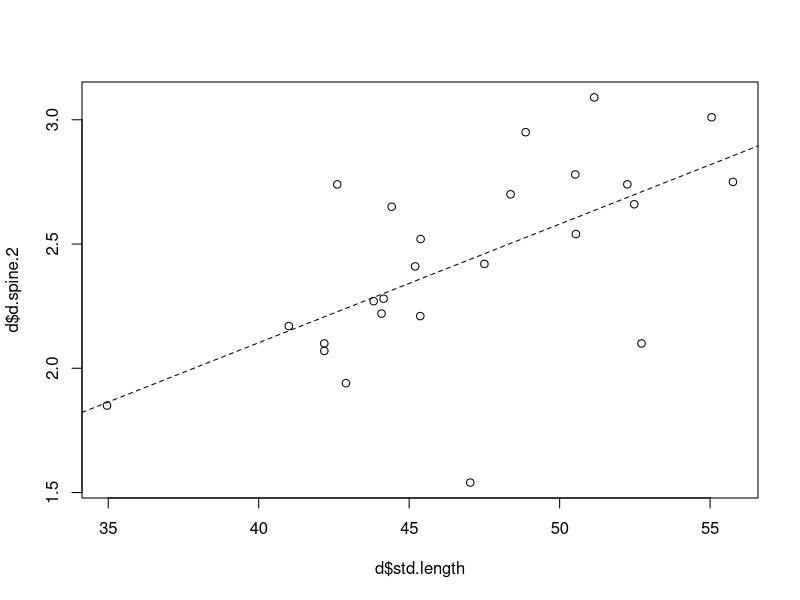

Write R code to recreate this figure. (Note: this script raises an error after producing the figure.)
## Experiment 1 - PAXB eggs injected with 5.6 kb MSX2A BAC fragment and lens GFP marker

library(ggplot2)
d <- read.csv("transient_experiment_1.csv", header=TRUE)


## Embryos were initially sorted based on whether or not fluorescence was observed in at least one eye.
## Different groups (uninjected, injected but not fluorescent, and transgenic/fluorescent) were raised in different tanks.
## GFP fluorescence in the lens was checked again in adults at time of measurement.
## Measurement were made for dorsal spine 1, dorsal spine 2, dorsal spine 3, anal spine,
##   lower jaw, pectoral fin (measured along the middle), caudal fin (measured along the middle),
##   left and right pelvic spines
## All lengths in millimeters

## dorsal spine 1 and pelvic spines were frequently absent, as is typical for the PAXB line
## dorsal spine 3 and anal spine were very small, not scored if too small for caliper measurement


## abbreviate some names in the table
names(d)[4] <- "gfp.adult"   # green.eye.or.eyes.observed.as.adult == "gfp.adult"
levels(d$group) <-  c("no.gfp", "gfp", "uninj")
# "no.gfp" ==  injected, no GFP observed in embryo
# "gfp"    ==  injected, GFP observed in embryo
# "uninj"  ==  uninjected sibling


## Compare length of dorsal spine 2 between gfp and uninjected groups

## Take residuals to standard length based on linear regression
lm.ds2 <- lm(d.spine.2 ~ std.length, d)
plot( d$std.length, d$d.spine.2)
abline(lm(d.spine.2 ~ std.length, data=d), lty=2)
rsd.ds2 <- d$d.spine.2 - predict(lm.ds2, d)      # store residuals in this vector
rsd.ds2.1 <- rsd.ds2  # store this version for later recall


## Compare gfp group to all others (no.gfp and uninj)
d$gfp.vs.other <- d$group == "gfp"
t.test( rsd.ds2 ~ gfp.vs.other, d)       #p=.03319   t(12.2) = 2.4004
wilcox.test( rsd.ds2 ~ gfp.vs.other, d)  #p=.04053   W=29
                                         #difference in mean = 0.20672967 - -0.08039487 = 0.2871245
                                         #number in each group:  gfp 7, other 18


## Spine length residuals: fish 2, 4, and 9 are outliers in control group
ggplot(d, aes(gfp.vs.other, rsd.ds2)) + geom_boxplot(outlier.color="green") +
    geom_jitter(position=position_jitter(width=.14)) + geom_text(label=d$fish) +
    scale_x_discrete(labels=c("Other (no gfp and uninj)", "GFP"))


## Spine length residuals by tank
d$tank <- as.factor(d$tank)
ggplot(d, aes(tank, rsd.ds2)) + geom_boxplot(outlier.color="green") +
    geom_jitter(position=position_jitter(width=.14)) + geom_text(label=d$fish)

## Standard lengths by tank
ggplot(d, aes(tank, std.length)) + geom_boxplot(outlier.color="green") +
    geom_jitter(position=position_jitter(width=.14)) + geom_text(label=d$fish)


## Try regression based only on uninjected fish to calculate residuals
qplot(std.length, d.spine.2, data=d, color=group)  # some gfp fish above diagonal, some uninjected below diagonal
plot(d$std.length, d$d.spine.2)
abline(lm.ds2)              # original regression line
lm.ds2.uninj <- lm(d.spine.2 ~ std.length, d[d$group=="uninj",])
abline(lm.ds2.uninj, lty=2) # fitting only to uninjected (dashed line)
                            # seems less appropriate, as regression line
                            # moves away from the bulk of the data
rsd.ds2 <- d$d.spine.2 - predict( lm.ds2.uninj, d )
t.test( rsd.ds2 ~ gfp.vs.other, d )      #p=.04623   t(11.261) = 2.2392
wilcox.test( rsd.ds2 ~ gfp.vs.other, d)  #p=.07371   W=33
                                         #difference in mean = 0.4215429 - 0.1393920 = 0.2821509
                                         #number in each group:  gfp 7, other 18


## Try removing outliers from the control group
quantile(rsd.ds2.1[ !d$gfp.vs.other])
iqr <- IQR( rsd.ds2.1[ !d$gfp.vs.other])
q1 <- quantile( rsd.ds2.1[ !d$gfp.vs.other] )[2]
q3 <- quantile( rsd.ds2.1[ !d$gfp.vs.other] )[4]
r1 <- q1 - 1.5*iqr  #-.351707   residuals below this are outliers
r2 <- q3 + 1.5*iqr  #0.3029504  residuals above this are outliers

## Remove outliers, store data frame as d2
d2 <- d[-c(2,4,9),]

lm.ds2 <- lm(d.spine.2 ~ std.length, d2)
plot( d2$std.length, d2$d.spine.2)
abline(lm(d.spine.2 ~ std.length, data=d2), lty=2)
rsd.ds2.1b <- d2$d.spine.2 - predict(lm.ds2, d2)

t.test( rsd.ds2.1b ~ gfp.vs.other, d2)       #p=.04997   t(7.6853) = 2.3229
wilcox.test( rsd.ds2.1b ~ gfp.vs.other, d2)  #p=.04652   W=24
                                             #difference in mean = 0.15580820 - -0.07271049 = 0.2285187
                                             #number in each group:  gfp 7, other 15

ggplot(d2, aes(gfp.vs.other, rsd.ds2.1b)) + geom_boxplot(outlier.color="green") +
    geom_jitter(position=position_jitter(width=.14)) + geom_text(label=d2$fish) +
    scale_x_discrete(labels=c("Other (no gfp and uninj)", "GFP"))



library(pwr)
# Pooled standard deviation
sqrt((sd(rsd.ds2.1[d$gfp.vs.other])**2 + sd(rsd.ds2.1[!d$gfp.vs.other])**2)/2)   #.275

# Power calculation, t-test with unequal samples size
pwr.t2n.test(n1 = 7, n2 = 18, d = .5, sig.level=.05)   # power = 0.190, difference .14 mm
pwr.t2n.test(n1 = 7, n2 = 18, d = .8, sig.level=.05)   # power = 0.406, difference .22 mm
pwr.t2n.test(n1 = 7, n2 = 18, d = 1, sig.level=.05)    # power = 0.576, difference .28 mm
pwr.t2n.test(n1 = 7, n2 = 18, d = 1.3, sig.level=.05)  # power = 0.798, difference .36 mm








## Experiment 2 - PAXB eggs injected with 5.6 kb MSX2A BAC fragment and lens GFP marker

library(ggplot2)
m <- read.csv("transient_experiment_2.csv", header=TRUE)

## Remove fish 15. It exhibited tail deformities, only a small bit of GFP fluorescence
##   in left eye, and it had no dorsal spines at all
m <- m[-15,]



## abbreviate some names in the table
names(m)[5] <- "gfp.adult"   # green.eye.or.eyes.observed.as.adult == "gfp.adult"
levels(m$group) <-  c("no.gfp", "gfp", "uninj")
# "no.gfp" ==  injected, no GFP observed in embryo
# "gfp"    ==  injected, GFP observed in embryo
# "uninj"  ==  uninjected sibling


## Compare length of dorsal spine 2 between gfp and uninjected groups

## Take residuals to standard length based on linear regression
lm.ds2 <- lm(d.spine.2 ~ std.length, m)
rsd.ds2 <- m$d.spine.2 - predict(lm.ds2, m)
rsd.ds2.2 <- rsd.ds2  # store this version for later recall

## Compare gfp group to all others (no.gfp and uninj)
m$gfp.vs.other <- m$group == "gfp"
t.test( rsd.ds2 ~ gfp.vs.other, m)       #p=.08048   t(21.114) = 1.836
wilcox.test( rsd.ds2 ~ gfp.vs.other, m)  #p=.1104    W=230
                                         #difference in mean = 0.10886734 - -0.03313354 = 0.1420009
                                         #number in each group:  gfp 14, other 46
 
ggplot(m, aes(gfp.vs.other, rsd.ds2)) + geom_boxplot(outlier.color="green") +
    geom_jitter(position=position_jitter(width=.14)) + geom_text(label=m$fish) +
    scale_x_discrete(labels=c("Other (no gfp and uninj)", "GFP"))


## DS2 length residuals by tank
m$tank <- as.factor(m$tank)
ggplot(m, aes(tank, rsd.ds2)) + geom_boxplot(outlier.color="green") +
    geom_jitter(position=position_jitter(width=.14)) + geom_text(label=m$fish)

## Standard length by tank
## Uninjected tanks (1 and 5) are larger overall because fewer fish survived (7 per tank)
## Fish in GFP tank (2, 14 fish) are smaller on average, and those in
##  "injected, no gfp" tanks (3 and 4) are smallest (16 fish per tank)
ggplot(m, aes(tank, std.length)) + geom_boxplot(outlier.color="green") +
    geom_jitter(position=position_jitter(width=.14)) + geom_text(label=m$fish)

## T-test for standard length in uninjected tanks vs. others
m$uninjected.vs.other <- m$group == "uninj"
t.test( std.length ~ uninjected.vs.other, m )       #p=.0004117   t(56.62) = 3.7545
wilcox.test( std.length ~ uninjected.vs.other, m )  #p=.03571     W=202
                                                    #difference in mean = 64.38286 - 60.68783 = 3.69503
                                                    #number in each group:  uninj 14, other 46


## Compare gfp group to no.gfp injected group (ignore uninjected because of size differences)
m2 <- m[ m$group != "uninj", ]
lm.ds2.2b <- lm(d.spine.2 ~ std.length, m2)
rsd.ds2.2b <- m2$d.spine.2 - predict(lm.ds2.2b, m2)
t.test( rsd.ds2.2b ~ group, m2)       #p=.04906   t(25)=2.0687
wilcox.test( rsd.ds2.2b ~ group, m2)  #p=.07512   W=149
                                      #difference in mean = 0.11784210 - -0.05155592 = 0.169398
                                      #number in each group:  no.gfp 32, gfp 14

ggplot(m2, aes(group, rsd.ds2.2b)) + geom_boxplot(outlier.color="green") +
    geom_jitter(position=position_jitter(width=.14)) + geom_text(label=m2$fish) +
    scale_x_discrete(labels=c("Injected, no GFP","GFP"))



library(pwr)
# Pooled standard deviation
sqrt((sd(rsd.ds2.2[m$gfp.vs.other])**2 + sd(rsd.ds2.2[!m$gfp.vs.other])**2)/2)   #.252

# Power calculation, t-test with unequal samples size
pwr.t2n.test(n1 = 14, n2 = 46, d = .5, sig.level=.05)   # power = 0.364, difference .13 m
pwr.t2n.test(n1 = 14, n2 = 46, d = .8, sig.level=.05)   # power = 0.732, difference .20 mm
pwr.t2n.test(n1 = 14, n2 = 46, d = .9, sig.level=.05)   # power = 0.826, difference .23 mm
pwr.t2n.test(n1 = 14, n2 = 46, d = 1, sig.level=.05)    # power = 0.896, difference .25 mm
pwr.t2n.test(n1 = 14, n2 = 46, d = 1.3, sig.level=.05)  # power = 0.987, difference .33 mm








## Experiment 3 - PAXB cross from a stable line carrying 5xMSX2ACNE-eGFP-2A-MSX2A construct

## Fish carrying this construct have low-level GFP expression in eyes and in mouth, nostrils, pectoral fins
##   (spine GFP expression and median fin expression visible in early larval stages but difficult to see in adults)


library(ggplot2)
n <- read.csv("stable_line_experiment.csv")



## Compare length of dorsal spine 2 between transgenic and wild-type groups ("gfp" and "wt")

## Take residuals to standard length based on linear regression
lm.ds2 <- lm(d.spine.2 ~ std.length, n)
rsd.ds2 <- resid(lm.ds2)
rsd.ds2.3 <- rsd.ds2  # store this version for later recall


## Compare gfp group to wt siblings
t.test( rsd.ds2 ~ group, n)                  #p=.03403   t(22.602) = 2.2564
wilcox.test( rsd.ds2 ~ group=="gfp", n)      #p=.02916   W=55
                                      #difference in mean = 0.08043809 - -0.07507555 = 0.1555136
                                      #number in each group:  gfp 14, wt 15

ggplot(n, aes(group=="gfp", rsd.ds2)) + geom_boxplot(outlier.color="green") +
    geom_jitter(position=position_jitter(width=.14)) + geom_text(label=n$fish) +
    scale_x_discrete(labels=c("WT", "GFP"))



## Try regression based only on wt fish to calculate residuals
qplot(std.length, d.spine.2, data=n, color=group)
plot(n$std.length, n$d.spine.2)
abline(lm.ds2)
lm.ds2.wt <- lm(d.spine.2 ~ std.length, n[n$group=="wt",])
abline(lm.ds2.wt, lty=2)
rsd.ds2 <- n$d.spine.2 - predict( lm.ds2.wt, n )
t.test( rsd.ds2 ~ group, n)                       #p=.02713   t(22.198) = 2.3659
wilcox.test( rsd.ds2 ~ group=="gfp", n)           #p=.03277   W=56
                                        #difference in mean = 1.630145e-01 - 8.141654e-16 = 0.1630145
                                        #number in each group:  gfp 14, wt 15

ggplot(n, aes(group=="gfp", rsd.ds2)) + geom_boxplot(outlier.color="green") +
    geom_jitter(position=position_jitter(width=.14)) + geom_text(label=n$fish) +
    scale_x_discrete(labels=c("WT", "GFP"))





## Standard length by tank/group
t.test( std.length ~ tank, n)       # some smaller fish in wt tank
ggplot(n, aes(as.factor(tank), std.length)) + geom_boxplot(outlier.color="green") + geom_jitter(position=position_jitter(width=.14)) + geom_text(label=n$fish)

## Histogram comparison of gfp group and wt group
ggplot(n, aes(x=rsd.ds2,fill=group)) + geom_histogram(binwidth=.1, alpha=.5, position="identity")



## Compare gfp group to wt siblings, removing outliers
n2 <- n[ -c(6,13), ]
rsd.ds2.3b <- resid( lm(d.spine.2 ~ std.length, n2 ) )
t.test( rsd.ds2.3b ~ group, n2)                 #p=.00513   t(16.357) = 3.2289
wilcox.test( rsd.ds2.3b ~ group=="gfp", n2)     #p=.005596  W=35
                                      #difference in mean = 0.09514592 - -0.10246483 = 0.1976108
                                      #number in each group:  gfp 14, wt 15

ggplot(n2, aes(group=="gfp", rsd.ds2.3b)) + geom_boxplot(outlier.color="green") +
    geom_jitter(position=position_jitter(width=.14)) + geom_text(label=n2$fish) +
    scale_x_discrete(labels=c("WT", "GFP"))
# Fish 5 is now considered an outlier too, but close to threshold



library(pwr)
# Pooled standard deviation
sqrt((sd(rsd.ds2.3[n$group=="gfp"])**2 + sd(rsd.ds2.3[n$group=="wt"])**2)/2)   #.184

# Power calculation, t-test with unequal samples size
pwr.t2n.test(n1 = 14, n2 = 15, d = .5, sig.level=.05)   # power = 0.255, difference .09 mm
pwr.t2n.test(n1 = 14, n2 = 15, d = .8, sig.level=.05)   # power = 0.546, difference .15 mm
pwr.t2n.test(n1 = 14, n2 = 15, d = 1, sig.level=.05)    # power = 0.737, difference .18 mm
pwr.t2n.test(n1 = 14, n2 = 15, d = 1.1, sig.level=.05)  # power = 0.814, difference .20 mm
pwr.t2n.test(n1 = 14, n2 = 15, d = 1.3, sig.level=.05)  # power = 0.921, difference .24 mm

# Power vs. sample size at effect size d = .8
p.out <- pwr.t.test( d = .8, sig.level=.05, power=.8)
print(p.out)
plot(p.out)  # sample size 26

# Power vs. sample size at effect size d = 1
p.out <- pwr.t.test( d = 1, sig.level=.05, power=.8)
print(p.out)
plot(p.out)  # sample size 17










##Final plots for Experiments 1-3

## Transient transgenic injection 1 (7 transgenics, 18 controls)
pdf("transgenic_plot_1.pdf", width=4.044, height=4.8, family="Helvetica")
ggplot(d, aes(gfp.vs.other,rsd.ds2.1)) +
    geom_boxplot(aes(fill=gfp.vs.other),fill=NA,outlier.shape=NA,width=.3,show.legend=FALSE, color="black") +
    geom_jitter(aes(x=as.numeric(gfp.vs.other)+1.3),position=position_jitter(width = .04),size=2.7,shape=21) +
    theme(panel.background = element_rect(fill="white", color="black"),
          panel.grid.major = element_blank(), panel.grid.minor = element_blank(),
          axis.text.y=element_text(color="black",size=14), axis.title.y=element_text(size=18),
          axis.text.x=element_text(color="black",size=18), axis.ticks=element_line(color="black"),
          plot.margin = unit(c(5,5,2.5,4), "mm"), axis.ticks.length=unit(4, "pt"),
          plot.background = element_rect(fill="transparent")) +
    scale_y_continuous(limit=c(-.9,.9), breaks=c(-.9,-.6,-.3,0,.3,.6,.9)) +
    scale_x_discrete(labels=c("Control","Transgenic")) + ylab("Dorsal spine 2 length residuals (mm)") + xlab(NULL)
dev.off()

## Transient transgenic injection 2 (14 transgenics, 46 controls)
pdf("transgenic_plot_2.pdf", width=4, height=4.8, family="Helvetica")
ggplot(m, aes(gfp.vs.other,rsd.ds2.2)) +
    geom_boxplot(aes(fill=gfp.vs.other),fill=NA,outlier.shape=NA,width=.3,show.legend=FALSE, color="black") +
    geom_jitter(aes(x=as.numeric(gfp.vs.other)+1.3),position=position_jitter(width = .04),size=2.7,shape=21) +
    theme(panel.background = element_rect(fill="white", color="black"),
          panel.grid.major = element_blank(), panel.grid.minor = element_blank(),
          axis.text.y=element_text(color="black",size=14), axis.title.y=element_text(size=18),
          axis.text.x=element_text(color="black",size=18), axis.ticks=element_line(color="black"),
          plot.margin = unit(c(5,5,2.5,4), "mm"), axis.ticks.length=unit(4, "pt"),
          plot.background = element_rect(fill="transparent")) +
    scale_y_continuous(limit=c(-.603,.6)) +
    scale_x_discrete(labels=c("Control","Transgenic")) + ylab("   ") + xlab(NULL)
dev.off()

## Stable transgenic construct (14 transgenics, 15 controls)
pdf("transgenic_plot_3.pdf", width=4, height=4.8, family="Helvetica")
ggplot(n, aes(group=="gfp",rsd.ds2.3)) +
    geom_boxplot(aes(fill=group=="gfp"),fill=NA,outlier.shape=NA,width=.3,show.legend=FALSE, color="black") +
    geom_jitter(aes(x=(as.numeric(group=="gfp"))+1.3),position=position_jitter(width = .04),size=2.7,shape=21) +
    theme(panel.background = element_rect(fill="white", color="black"),
          panel.grid.major = element_blank(), panel.grid.minor = element_blank(),
          axis.text.y=element_text(color="black",size=14), axis.title.y=element_text(size=18),
          axis.text.x=element_text(color="black",size=18), axis.ticks=element_line(color="black"),
          plot.margin = unit(c(5,5,2.5,4), "mm"), axis.ticks.length=unit(4, "pt"),
          plot.background = element_rect(fill="transparent")) +
    scale_y_continuous(limit=c(-.6,.6)) +
    scale_x_discrete(labels=c("Control","Transgenic")) + ylab("  ") + xlab(NULL)
dev.off()
